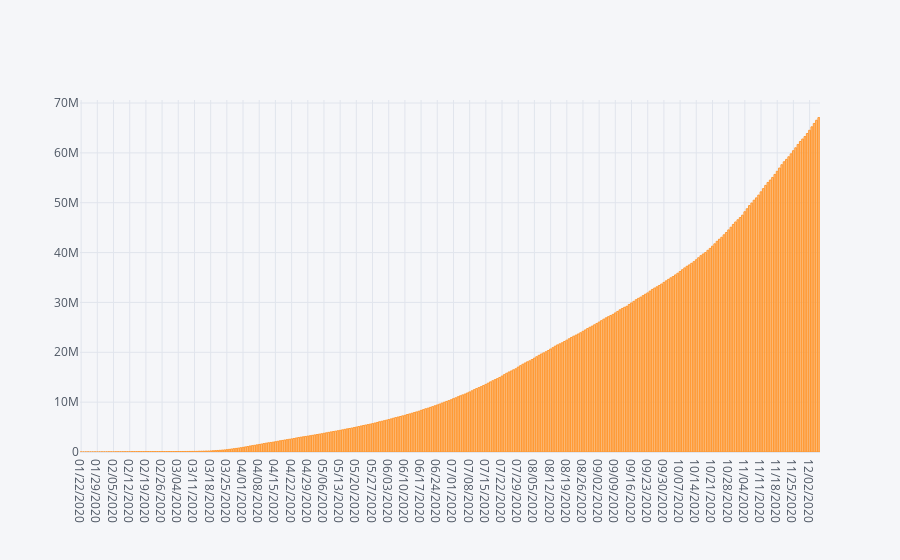

Here is the notebook cell this chart was saved with:
### Code cell
#Plotly
confirmed.iplot(kind='bar', x='Date', y='Confirmed')

### Figure 1 — Plotly figure (JSON) as saved in the notebook; plotly's stock layout.template omitted (floating-point values rounded to 4 significant figures; data arrays with more than 128 entries replaced by an {"elided": "..."} marker saying what was removed)
{"data": [{"marker": {"color": "rgba(255, 153, 51, 0.6)", "line": {"color": "rgba(255, 153, 51, 1.0)", "width": 1}}, "name": "Confirmed", "orientation": "v", "text": "", "type": "bar", "x": {"elided": "320 str values"}, "y": {"elided": "320 int values"}}], "layout": {"legend": {"bgcolor": "#F5F6F9", "font": {"color": "#4D5663"}}, "paper_bgcolor": "#F5F6F9", "plot_bgcolor": "#F5F6F9", "title": {"font": {"color": "#4D5663"}}, "xaxis": {"gridcolor": "#E1E5ED", "showgrid": true, "tickfont": {"color": "#4D5663"}, "title": {"font": {"color": "#4D5663"}, "text": ""}, "zerolinecolor": "#E1E5ED"}, "yaxis": {"gridcolor": "#E1E5ED", "showgrid": true, "tickfont": {"color": "#4D5663"}, "title": {"font": {"color": "#4D5663"}, "text": ""}, "zerolinecolor": "#E1E5ED"}}}
